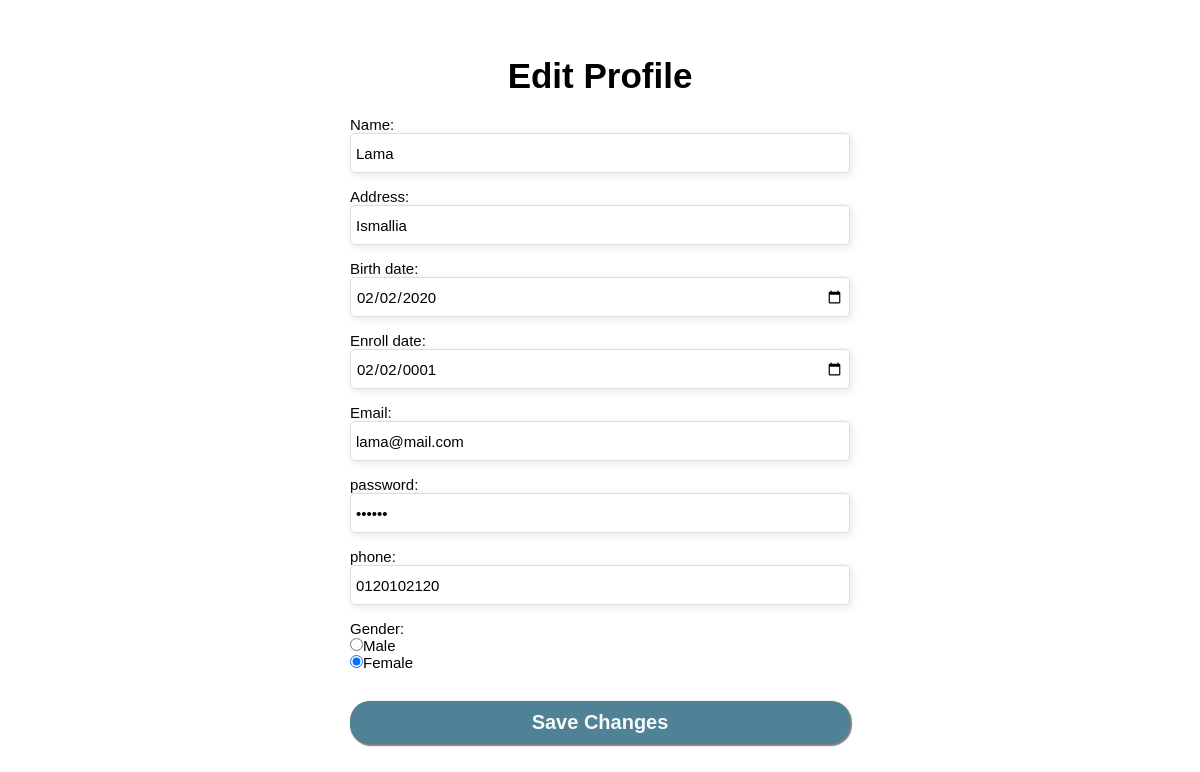
The app's page /profile_page/students/edit_student.php (signed in) with its own data.
### tables this page shows
CREATE TABLE `students` (
  `id` int(11) NOT NULL,
  `name` varchar(250) NOT NULL,
  `phone` varchar(100) NOT NULL,
  `image_path` varchar(250) NOT NULL,
  `enroll_date` date NOT NULL,
  `birth_date` date NOT NULL,
  `gender` varchar(250) NOT NULL,
  `address` varchar(250) NOT NULL,
  `email` varchar(250) NOT NULL,
  `password` varchar(250) NOT NULL,
  `is_active` tinyint(1) NOT NULL
);

### profile_page/students/edit_student.php (the view, shortened to what this page needs)
<?php
    $conn=mysqli_connect('localhost','root','');
    if (isset($_SESSION['user_id'])) {
        $sql = "SELECT * FROM students WHERE id = " . $_SESSION['user_id'];
        $result = mysqli_query($conn, $sql);
        $RowData = mysqli_fetch_assoc($result);
        $name = $RowData['name'];
        $phone = $RowData['phone'];
        $enroll_date = $RowData['enroll_date'];
        $birth_date = $RowData['birth_date'];
        $gender = $RowData['gender'];
        $address = $RowData['address'];
        $email = $RowData['email'];
        $password = $RowData['password'];
    }
    else {
        header('Location: ..../home_page/students/index.php');
    }
?>
<link rel="stylesheet" href="assets/css/edit_student.css">
<div class="big-container">
    <form action="<?php echo $_SERVER['PHP_SELF']; ?>?id=<?= $_SESSION['user_id'] ?>" method="POST">
        <div class="add-student-container">
        <h2 style="width: 500px; text-align: center;">Edit Profile</h2>
        <div class="column-flex">
            <label>Name: </label>
            <input class="add-student-input-field" value="<?= $name ?>" required type="text" name="name">
        </div>
        <div class="column-flex">
            <label>Address: </label>
            <input class="add-student-input-field" value="<?= $address ?>" required type="text" name="address">
        </div>
        <div class="column-flex">
            <label>Birth date: </label>
            <input class="add-student-input-field" value="<?= $birth_date ?>" required type="date" name="birthdate">
        </div>
        <div class="column-flex">
            <label>Enroll date: </label>
            <input class="add-student-input-field" value="<?= $enroll_date ?>" required type="date" name="enrolldate">
        </div>
        <div class="column-flex">
            <label>Email: </label>
            <input class="add-student-input-field" value="<?= $email ?>" required type="email" name="email">
        </div>
        <div class="column-flex">
            <label>password: </label>
            <input class="add-student-input-field" value="<?= $password ?>" required type="password" name="password">
        </div>
        <div class="column-flex">
            <label>phone: </label>
            <input class="add-student-input-field" value="<?= $phone ?>" required type="text" name="phone">
        </div>
        <p style="display: inline;">Gender: </p>
        <div class="column-flex">
            <label><input required type="radio" <?= $gender == "Male" ? "checked" : "" ?> name="gender" value="Male">Male</label>
            <label><input required type="radio" <?= $gender == "Male" ? "" : "checked" ?> name="gender" value="Female">Female</label>
        </div>
        <input class="btn btn-dark update-student-btn" required type="submit" name="submit" value="Save Changes" onclick="return mess();">
    </div>
</form>
</div>

### profile_page/students/assets/css/edit_student.css (style rules this page uses)
* { margin: 0; padding: 0; box-sizing: border-box; font-family: 'Poppins', sans-serif; font-size: 15px; }
h2 { font-size: 35px; font-weight: 600; margin-bottom: 20px; }
.big-container { width: 100%; height: 100%; display: flex; justify-content: center; align-items: center; }
.column-flex { display: flex; flex-direction: column; }
.add-student-input-field { width: 100%; height: 40px; padding-left: 5px; padding-right: 5px; border: 1px solid #ddd; border-radius: 5px; display: inline-block; box-shadow: 2px 2px 8px rgb(230, 230, 230); margin-bottom: 15px; }
.update-student-btn { width: 100%; margin-top: 30px; }
.btn { margin-left: auto; margin-right: auto; padding: 10px; border: none; border-radius: 20px; box-shadow: 1px 1px 1px 1px rgba(0, 0, 0, 0.5); font-size: 20px; font-weight: bold; cursor: pointer; }
.btn-dark { background-color: var(--main); color: #F9F9F9; }

### records on screen
students: name "Lama", address "Ismallia", birthdate "02/02/2020", enrolldate "02/02/0001", email "lama@mail.com", phone "0120102120", gender "☐ Male", gender "☑ Female"
